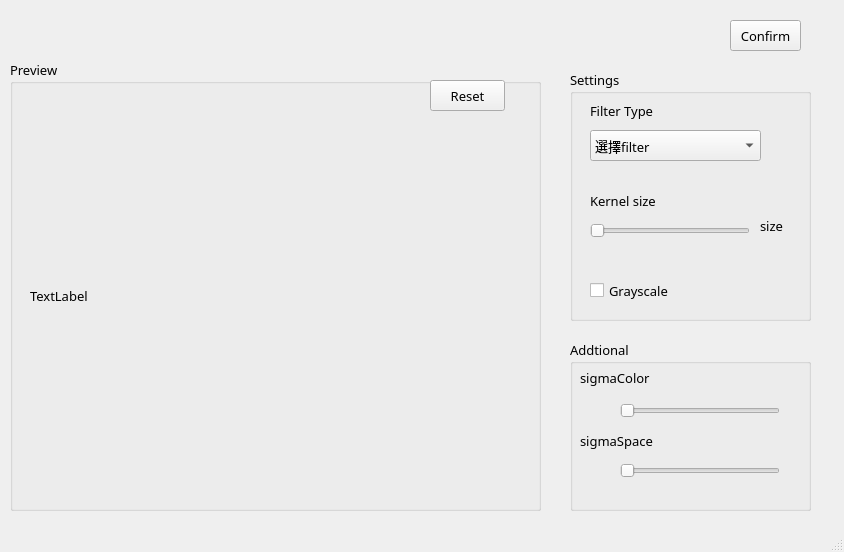
<?xml version="1.0" encoding="UTF-8"?>
<ui version="4.0">
 <class>MainWindow</class>
 <widget class="QMainWindow" name="MainWindow">
  <property name="geometry">
   <rect>
    <x>0</x>
    <y>0</y>
    <width>844</width>
    <height>552</height>
   </rect>
  </property>
  <property name="font">
   <font>
    <family>JetBrains Mono Light</family>
    <pointsize>10</pointsize>
    <weight>50</weight>
    <bold>false</bold>
   </font>
  </property>
  <property name="windowTitle">
   <string>MainWindow</string>
  </property>
  <widget class="QWidget" name="centralwidget">
   <widget class="QPushButton" name="btn_confirm">
    <property name="geometry">
     <rect>
      <x>730</x>
      <y>20</y>
      <width>71</width>
      <height>31</height>
     </rect>
    </property>
    <property name="text">
     <string>Confirm</string>
    </property>
   </widget>
   <widget class="QGroupBox" name="groupBox">
    <property name="geometry">
     <rect>
      <x>570</x>
      <y>70</y>
      <width>241</width>
      <height>251</height>
     </rect>
    </property>
    <property name="title">
     <string>Settings</string>
    </property>
    <widget class="QSlider" name="slider_kernel">
     <property name="geometry">
      <rect>
       <x>20</x>
       <y>150</y>
       <width>160</width>
       <height>22</height>
      </rect>
     </property>
     <property name="orientation">
      <enum>Qt::Horizontal</enum>
     </property>
    </widget>
    <widget class="QLabel" name="label_2">
     <property name="geometry">
      <rect>
       <x>20</x>
       <y>120</y>
       <width>111</width>
       <height>21</height>
      </rect>
     </property>
     <property name="text">
      <string>Kernel size</string>
     </property>
    </widget>
    <widget class="QComboBox" name="cbb_filter">
     <property name="geometry">
      <rect>
       <x>20</x>
       <y>60</y>
       <width>171</width>
       <height>31</height>
      </rect>
     </property>
     <item>
      <property name="text">
       <string>選擇filter</string>
      </property>
     </item>
     <item>
      <property name="text">
       <string>Gausian filter</string>
      </property>
     </item>
     <item>
      <property name="text">
       <string>Median filter</string>
      </property>
     </item>
     <item>
      <property name="text">
       <string>Bilateral filter</string>
      </property>
     </item>
    </widget>
    <widget class="QLabel" name="label_3">
     <property name="geometry">
      <rect>
       <x>20</x>
       <y>30</y>
       <width>91</width>
       <height>21</height>
      </rect>
     </property>
     <property name="text">
      <string>Filter Type</string>
     </property>
    </widget>
    <widget class="QLabel" name="lb_kernel_size">
     <property name="geometry">
      <rect>
       <x>190</x>
       <y>150</y>
       <width>47</width>
       <height>12</height>
      </rect>
     </property>
     <property name="text">
      <string>size</string>
     </property>
    </widget>
    <widget class="QCheckBox" name="cb_gray">
     <property name="geometry">
      <rect>
       <x>20</x>
       <y>210</y>
       <width>101</width>
       <height>21</height>
      </rect>
     </property>
     <property name="text">
      <string>Grayscale</string>
     </property>
    </widget>
   </widget>
   <widget class="QGroupBox" name="groupBox_2">
    <property name="geometry">
     <rect>
      <x>10</x>
      <y>60</y>
      <width>531</width>
      <height>451</height>
     </rect>
    </property>
    <property name="title">
     <string>Preview</string>
    </property>
    <widget class="QLabel" name="lb_show">
     <property name="geometry">
      <rect>
       <x>20</x>
       <y>70</y>
       <width>491</width>
       <height>331</height>
      </rect>
     </property>
     <property name="text">
      <string>TextLabel</string>
     </property>
    </widget>
    <widget class="QPushButton" name="btn_reset">
     <property name="geometry">
      <rect>
       <x>420</x>
       <y>20</y>
       <width>75</width>
       <height>31</height>
      </rect>
     </property>
     <property name="text">
      <string>Reset</string>
     </property>
    </widget>
   </widget>
   <widget class="QGroupBox" name="groupBox_3">
    <property name="geometry">
     <rect>
      <x>570</x>
      <y>340</y>
      <width>241</width>
      <height>171</height>
     </rect>
    </property>
    <property name="title">
     <string>Addtional</string>
    </property>
    <widget class="QSlider" name="slider_color">
     <property name="geometry">
      <rect>
       <x>50</x>
       <y>60</y>
       <width>160</width>
       <height>22</height>
      </rect>
     </property>
     <property name="orientation">
      <enum>Qt::Horizontal</enum>
     </property>
    </widget>
    <widget class="QSlider" name="slider_space">
     <property name="geometry">
      <rect>
       <x>50</x>
       <y>120</y>
       <width>160</width>
       <height>22</height>
      </rect>
     </property>
     <property name="orientation">
      <enum>Qt::Horizontal</enum>
     </property>
    </widget>
    <widget class="QLabel" name="label">
     <property name="geometry">
      <rect>
       <x>10</x>
       <y>30</y>
       <width>81</width>
       <height>16</height>
      </rect>
     </property>
     <property name="text">
      <string>sigmaColor </string>
     </property>
    </widget>
    <widget class="QLabel" name="label_4">
     <property name="geometry">
      <rect>
       <x>10</x>
       <y>90</y>
       <width>101</width>
       <height>21</height>
      </rect>
     </property>
     <property name="text">
      <string>sigmaSpace </string>
     </property>
    </widget>
   </widget>
   <zorder>groupBox_2</zorder>
   <zorder>groupBox</zorder>
   <zorder>btn_confirm</zorder>
   <zorder>groupBox_3</zorder>
  </widget>
  <widget class="QMenuBar" name="menubar">
   <property name="geometry">
    <rect>
     <x>0</x>
     <y>0</y>
     <width>844</width>
     <height>23</height>
    </rect>
   </property>
  </widget>
  <widget class="QStatusBar" name="statusbar"/>
 </widget>
 <resources/>
 <connections/>
</ui>
